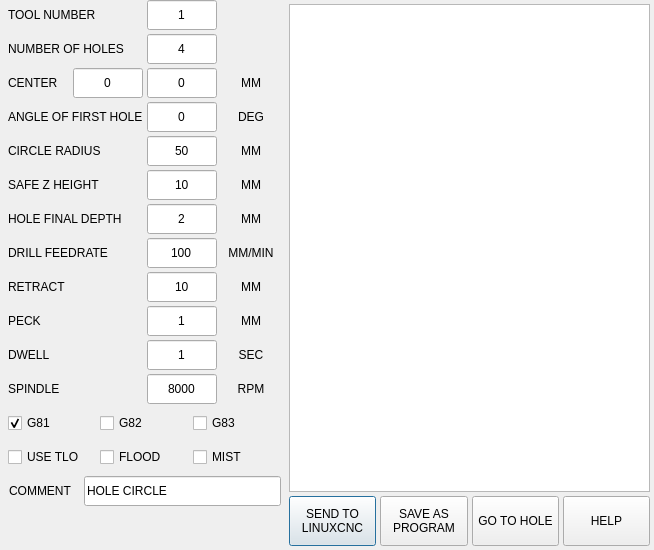
<?xml version="1.0" encoding="UTF-8"?>
<ui version="4.0">
 <class>Dialog</class>
 <widget class="QDialog" name="Dialog">
  <property name="geometry">
   <rect>
    <x>0</x>
    <y>0</y>
    <width>654</width>
    <height>550</height>
   </rect>
  </property>
  <property name="windowTitle">
   <string>HOLE CIRCLE</string>
  </property>
  <layout class="QHBoxLayout" name="horizontalLayout_2">
   <property name="spacing">
    <number>4</number>
   </property>
   <property name="leftMargin">
    <number>0</number>
   </property>
   <property name="topMargin">
    <number>0</number>
   </property>
   <property name="rightMargin">
    <number>0</number>
   </property>
   <property name="bottomMargin">
    <number>0</number>
   </property>
   <item>
    <layout class="QVBoxLayout" name="verticalLayout_3">
     <property name="spacing">
      <number>4</number>
     </property>
     <property name="rightMargin">
      <number>0</number>
     </property>
     <property name="bottomMargin">
      <number>9</number>
     </property>
     <item>
      <layout class="QHBoxLayout" name="horizontalLayout_6">
       <property name="spacing">
        <number>4</number>
       </property>
       <property name="topMargin">
        <number>0</number>
       </property>
       <item>
        <widget class="QLabel" name="lbl_tool">
         <property name="minimumSize">
          <size>
           <width>0</width>
           <height>0</height>
          </size>
         </property>
         <property name="maximumSize">
          <size>
           <width>16777215</width>
           <height>16777215</height>
          </size>
         </property>
         <property name="text">
          <string>TOOL NUMBER</string>
         </property>
         <property name="indent">
          <number>8</number>
         </property>
        </widget>
       </item>
       <item>
        <widget class="QLineEdit" name="lineEdit_tool">
         <property name="sizePolicy">
          <sizepolicy hsizetype="Preferred" vsizetype="Preferred">
           <horstretch>0</horstretch>
           <verstretch>0</verstretch>
          </sizepolicy>
         </property>
         <property name="minimumSize">
          <size>
           <width>70</width>
           <height>30</height>
          </size>
         </property>
         <property name="maximumSize">
          <size>
           <width>70</width>
           <height>30</height>
          </size>
         </property>
         <property name="focusPolicy">
          <enum>Qt::ClickFocus</enum>
         </property>
         <property name="text">
          <string>1</string>
         </property>
         <property name="maxLength">
          <number>8</number>
         </property>
         <property name="alignment">
          <set>Qt::AlignCenter</set>
         </property>
        </widget>
       </item>
       <item>
        <widget class="QLabel" name="label_2">
         <property name="minimumSize">
          <size>
           <width>60</width>
           <height>24</height>
          </size>
         </property>
         <property name="maximumSize">
          <size>
           <width>60</width>
           <height>16777215</height>
          </size>
         </property>
         <property name="text">
          <string/>
         </property>
        </widget>
       </item>
      </layout>
     </item>
     <item>
      <layout class="QHBoxLayout" name="horizontalLayout_3">
       <property name="spacing">
        <number>4</number>
       </property>
       <property name="topMargin">
        <number>0</number>
       </property>
       <item>
        <widget class="QLabel" name="lbl_num_holes">
         <property name="minimumSize">
          <size>
           <width>0</width>
           <height>0</height>
          </size>
         </property>
         <property name="maximumSize">
          <size>
           <width>16777215</width>
           <height>16777215</height>
          </size>
         </property>
         <property name="text">
          <string>NUMBER OF HOLES</string>
         </property>
         <property name="indent">
          <number>8</number>
         </property>
        </widget>
       </item>
       <item>
        <widget class="QLineEdit" name="lineEdit_num_holes">
         <property name="sizePolicy">
          <sizepolicy hsizetype="Preferred" vsizetype="Preferred">
           <horstretch>0</horstretch>
           <verstretch>0</verstretch>
          </sizepolicy>
         </property>
         <property name="minimumSize">
          <size>
           <width>70</width>
           <height>30</height>
          </size>
         </property>
         <property name="maximumSize">
          <size>
           <width>70</width>
           <height>30</height>
          </size>
         </property>
         <property name="focusPolicy">
          <enum>Qt::ClickFocus</enum>
         </property>
         <property name="text">
          <string>4</string>
         </property>
         <property name="maxLength">
          <number>5</number>
         </property>
         <property name="alignment">
          <set>Qt::AlignCenter</set>
         </property>
        </widget>
       </item>
       <item>
        <widget class="QLabel" name="lbl_num_holes_2">
         <property name="sizePolicy">
          <sizepolicy hsizetype="Preferred" vsizetype="Preferred">
           <horstretch>0</horstretch>
           <verstretch>0</verstretch>
          </sizepolicy>
         </property>
         <property name="minimumSize">
          <size>
           <width>60</width>
           <height>24</height>
          </size>
         </property>
         <property name="maximumSize">
          <size>
           <width>60</width>
           <height>24</height>
          </size>
         </property>
         <property name="text">
          <string/>
         </property>
         <property name="scaledContents">
          <bool>true</bool>
         </property>
         <property name="alignment">
          <set>Qt::AlignCenter</set>
         </property>
        </widget>
       </item>
      </layout>
     </item>
     <item>
      <layout class="QHBoxLayout" name="horizontalLayout">
       <property name="spacing">
        <number>4</number>
       </property>
       <property name="topMargin">
        <number>0</number>
       </property>
       <item>
        <widget class="QLabel" name="label">
         <property name="minimumSize">
          <size>
           <width>0</width>
           <height>0</height>
          </size>
         </property>
         <property name="maximumSize">
          <size>
           <width>160</width>
           <height>16777215</height>
          </size>
         </property>
         <property name="text">
          <string>CENTER</string>
         </property>
         <property name="indent">
          <number>8</number>
         </property>
        </widget>
       </item>
       <item>
        <widget class="QLineEdit" name="lineEdit_center_x">
         <property name="sizePolicy">
          <sizepolicy hsizetype="Preferred" vsizetype="Preferred">
           <horstretch>0</horstretch>
           <verstretch>0</verstretch>
          </sizepolicy>
         </property>
         <property name="minimumSize">
          <size>
           <width>70</width>
           <height>30</height>
          </size>
         </property>
         <property name="maximumSize">
          <size>
           <width>70</width>
           <height>30</height>
          </size>
         </property>
         <property name="focusPolicy">
          <enum>Qt::ClickFocus</enum>
         </property>
         <property name="text">
          <string>0</string>
         </property>
         <property name="alignment">
          <set>Qt::AlignCenter</set>
         </property>
        </widget>
       </item>
       <item>
        <widget class="QLineEdit" name="lineEdit_center_y">
         <property name="sizePolicy">
          <sizepolicy hsizetype="Preferred" vsizetype="Preferred">
           <horstretch>0</horstretch>
           <verstretch>0</verstretch>
          </sizepolicy>
         </property>
         <property name="minimumSize">
          <size>
           <width>70</width>
           <height>30</height>
          </size>
         </property>
         <property name="maximumSize">
          <size>
           <width>70</width>
           <height>30</height>
          </size>
         </property>
         <property name="focusPolicy">
          <enum>Qt::ClickFocus</enum>
         </property>
         <property name="text">
          <string>0</string>
         </property>
         <property name="alignment">
          <set>Qt::AlignCenter</set>
         </property>
        </widget>
       </item>
       <item>
        <widget class="QLabel" name="lbl_center_unit">
         <property name="minimumSize">
          <size>
           <width>60</width>
           <height>24</height>
          </size>
         </property>
         <property name="maximumSize">
          <size>
           <width>60</width>
           <height>24</height>
          </size>
         </property>
         <property name="text">
          <string>MM</string>
         </property>
         <property name="alignment">
          <set>Qt::AlignCenter</set>
         </property>
        </widget>
       </item>
      </layout>
     </item>
     <item>
      <layout class="QHBoxLayout" name="horizontalLayout_16">
       <property name="spacing">
        <number>4</number>
       </property>
       <property name="topMargin">
        <number>0</number>
       </property>
       <item>
        <widget class="QLabel" name="lbl_first">
         <property name="minimumSize">
          <size>
           <width>0</width>
           <height>0</height>
          </size>
         </property>
         <property name="maximumSize">
          <size>
           <width>16777215</width>
           <height>16777215</height>
          </size>
         </property>
         <property name="toolTip">
          <string>Tool to use for facing</string>
         </property>
         <property name="text">
          <string>ANGLE OF FIRST HOLE</string>
         </property>
         <property name="indent">
          <number>8</number>
         </property>
        </widget>
       </item>
       <item>
        <widget class="QLineEdit" name="lineEdit_first">
         <property name="sizePolicy">
          <sizepolicy hsizetype="Preferred" vsizetype="Preferred">
           <horstretch>0</horstretch>
           <verstretch>0</verstretch>
          </sizepolicy>
         </property>
         <property name="minimumSize">
          <size>
           <width>70</width>
           <height>30</height>
          </size>
         </property>
         <property name="maximumSize">
          <size>
           <width>70</width>
           <height>30</height>
          </size>
         </property>
         <property name="focusPolicy">
          <enum>Qt::ClickFocus</enum>
         </property>
         <property name="toolTip">
          <string/>
         </property>
         <property name="text">
          <string>0</string>
         </property>
         <property name="maxLength">
          <number>6</number>
         </property>
         <property name="alignment">
          <set>Qt::AlignCenter</set>
         </property>
        </widget>
       </item>
       <item>
        <widget class="QLabel" name="lbl_first_unit">
         <property name="sizePolicy">
          <sizepolicy hsizetype="Preferred" vsizetype="Preferred">
           <horstretch>0</horstretch>
           <verstretch>0</verstretch>
          </sizepolicy>
         </property>
         <property name="minimumSize">
          <size>
           <width>60</width>
           <height>24</height>
          </size>
         </property>
         <property name="maximumSize">
          <size>
           <width>60</width>
           <height>24</height>
          </size>
         </property>
         <property name="text">
          <string>DEG</string>
         </property>
         <property name="scaledContents">
          <bool>true</bool>
         </property>
         <property name="alignment">
          <set>Qt::AlignCenter</set>
         </property>
        </widget>
       </item>
      </layout>
     </item>
     <item>
      <layout class="QHBoxLayout" name="horizontalLayout_7">
       <property name="spacing">
        <number>4</number>
       </property>
       <property name="topMargin">
        <number>0</number>
       </property>
       <item>
        <widget class="QLabel" name="lbl_radius">
         <property name="minimumSize">
          <size>
           <width>0</width>
           <height>0</height>
          </size>
         </property>
         <property name="maximumSize">
          <size>
           <width>16777215</width>
           <height>16777215</height>
          </size>
         </property>
         <property name="text">
          <string>CIRCLE RADIUS</string>
         </property>
         <property name="indent">
          <number>8</number>
         </property>
        </widget>
       </item>
       <item>
        <widget class="QLineEdit" name="lineEdit_radius">
         <property name="sizePolicy">
          <sizepolicy hsizetype="Preferred" vsizetype="Preferred">
           <horstretch>0</horstretch>
           <verstretch>0</verstretch>
          </sizepolicy>
         </property>
         <property name="minimumSize">
          <size>
           <width>70</width>
           <height>30</height>
          </size>
         </property>
         <property name="maximumSize">
          <size>
           <width>70</width>
           <height>30</height>
          </size>
         </property>
         <property name="focusPolicy">
          <enum>Qt::ClickFocus</enum>
         </property>
         <property name="text">
          <string>50</string>
         </property>
         <property name="maxLength">
          <number>6</number>
         </property>
         <property name="alignment">
          <set>Qt::AlignCenter</set>
         </property>
        </widget>
       </item>
       <item>
        <widget class="QLabel" name="lbl_radius_unit">
         <property name="sizePolicy">
          <sizepolicy hsizetype="Preferred" vsizetype="Preferred">
           <horstretch>0</horstretch>
           <verstretch>0</verstretch>
          </sizepolicy>
         </property>
         <property name="minimumSize">
          <size>
           <width>60</width>
           <height>24</height>
          </size>
         </property>
         <property name="maximumSize">
          <size>
           <width>60</width>
           <height>24</height>
          </size>
         </property>
         <property name="text">
          <string>MM</string>
         </property>
         <property name="scaledContents">
          <bool>true</bool>
         </property>
         <property name="alignment">
          <set>Qt::AlignCenter</set>
         </property>
        </widget>
       </item>
      </layout>
     </item>
     <item>
      <layout class="QHBoxLayout" name="horizontalLayout_8">
       <property name="spacing">
        <number>4</number>
       </property>
       <property name="topMargin">
        <number>0</number>
       </property>
       <item>
        <widget class="QLabel" name="lbl_safe_z">
         <property name="minimumSize">
          <size>
           <width>0</width>
           <height>0</height>
          </size>
         </property>
         <property name="maximumSize">
          <size>
           <width>16777215</width>
           <height>16777215</height>
          </size>
         </property>
         <property name="text">
          <string>SAFE Z HEIGHT</string>
         </property>
         <property name="indent">
          <number>8</number>
         </property>
        </widget>
       </item>
       <item>
        <widget class="QLineEdit" name="lineEdit_safe_z">
         <property name="sizePolicy">
          <sizepolicy hsizetype="Preferred" vsizetype="Preferred">
           <horstretch>0</horstretch>
           <verstretch>0</verstretch>
          </sizepolicy>
         </property>
         <property name="minimumSize">
          <size>
           <width>70</width>
           <height>30</height>
          </size>
         </property>
         <property name="maximumSize">
          <size>
           <width>70</width>
           <height>30</height>
          </size>
         </property>
         <property name="focusPolicy">
          <enum>Qt::ClickFocus</enum>
         </property>
         <property name="text">
          <string>10</string>
         </property>
         <property name="maxLength">
          <number>4</number>
         </property>
         <property name="alignment">
          <set>Qt::AlignCenter</set>
         </property>
        </widget>
       </item>
       <item>
        <widget class="QLabel" name="lbl_safe_z_unit">
         <property name="sizePolicy">
          <sizepolicy hsizetype="Preferred" vsizetype="Preferred">
           <horstretch>0</horstretch>
           <verstretch>0</verstretch>
          </sizepolicy>
         </property>
         <property name="minimumSize">
          <size>
           <width>60</width>
           <height>24</height>
          </size>
         </property>
         <property name="maximumSize">
          <size>
           <width>60</width>
           <height>24</height>
          </size>
         </property>
         <property name="text">
          <string>MM</string>
         </property>
         <property name="scaledContents">
          <bool>true</bool>
         </property>
         <property name="alignment">
          <set>Qt::AlignCenter</set>
         </property>
        </widget>
       </item>
      </layout>
     </item>
     <item>
      <layout class="QHBoxLayout" name="horizontalLayout_11">
       <property name="spacing">
        <number>4</number>
       </property>
       <property name="topMargin">
        <number>0</number>
       </property>
       <item>
        <widget class="QLabel" name="lbl_depth">
         <property name="minimumSize">
          <size>
           <width>0</width>
           <height>0</height>
          </size>
         </property>
         <property name="maximumSize">
          <size>
           <width>16777215</width>
           <height>16777215</height>
          </size>
         </property>
         <property name="text">
          <string>HOLE FINAL DEPTH</string>
         </property>
         <property name="indent">
          <number>8</number>
         </property>
        </widget>
       </item>
       <item>
        <widget class="QLineEdit" name="lineEdit_depth">
         <property name="sizePolicy">
          <sizepolicy hsizetype="Preferred" vsizetype="Preferred">
           <horstretch>0</horstretch>
           <verstretch>0</verstretch>
          </sizepolicy>
         </property>
         <property name="minimumSize">
          <size>
           <width>70</width>
           <height>30</height>
          </size>
         </property>
         <property name="maximumSize">
          <size>
           <width>70</width>
           <height>30</height>
          </size>
         </property>
         <property name="focusPolicy">
          <enum>Qt::ClickFocus</enum>
         </property>
         <property name="text">
          <string>2</string>
         </property>
         <property name="alignment">
          <set>Qt::AlignCenter</set>
         </property>
        </widget>
       </item>
       <item>
        <widget class="QLabel" name="lbl_depth_unit">
         <property name="sizePolicy">
          <sizepolicy hsizetype="Preferred" vsizetype="Preferred">
           <horstretch>0</horstretch>
           <verstretch>0</verstretch>
          </sizepolicy>
         </property>
         <property name="minimumSize">
          <size>
           <width>60</width>
           <height>24</height>
          </size>
         </property>
         <property name="maximumSize">
          <size>
           <width>60</width>
           <height>24</height>
          </size>
         </property>
         <property name="text">
          <string>MM</string>
         </property>
         <property name="scaledContents">
          <bool>true</bool>
         </property>
         <property name="alignment">
          <set>Qt::AlignCenter</set>
         </property>
        </widget>
       </item>
      </layout>
     </item>
     <item>
      <layout class="QHBoxLayout" name="horizontalLayout_4">
       <property name="spacing">
        <number>4</number>
       </property>
       <property name="topMargin">
        <number>0</number>
       </property>
       <item>
        <widget class="QLabel" name="lbl_drill_feed">
         <property name="maximumSize">
          <size>
           <width>16777215</width>
           <height>16777215</height>
          </size>
         </property>
         <property name="text">
          <string>DRILL FEEDRATE</string>
         </property>
         <property name="indent">
          <number>8</number>
         </property>
        </widget>
       </item>
       <item>
        <widget class="QLineEdit" name="lineEdit_drill_feed">
         <property name="sizePolicy">
          <sizepolicy hsizetype="Preferred" vsizetype="Preferred">
           <horstretch>0</horstretch>
           <verstretch>0</verstretch>
          </sizepolicy>
         </property>
         <property name="minimumSize">
          <size>
           <width>70</width>
           <height>30</height>
          </size>
         </property>
         <property name="maximumSize">
          <size>
           <width>70</width>
           <height>30</height>
          </size>
         </property>
         <property name="focusPolicy">
          <enum>Qt::ClickFocus</enum>
         </property>
         <property name="text">
          <string>100</string>
         </property>
         <property name="maxLength">
          <number>10</number>
         </property>
         <property name="alignment">
          <set>Qt::AlignCenter</set>
         </property>
        </widget>
       </item>
       <item>
        <widget class="QLabel" name="lbl_drill_feed_unit">
         <property name="sizePolicy">
          <sizepolicy hsizetype="Preferred" vsizetype="Preferred">
           <horstretch>0</horstretch>
           <verstretch>0</verstretch>
          </sizepolicy>
         </property>
         <property name="minimumSize">
          <size>
           <width>60</width>
           <height>24</height>
          </size>
         </property>
         <property name="maximumSize">
          <size>
           <width>60</width>
           <height>24</height>
          </size>
         </property>
         <property name="text">
          <string>MM/MIN</string>
         </property>
         <property name="scaledContents">
          <bool>true</bool>
         </property>
         <property name="alignment">
          <set>Qt::AlignCenter</set>
         </property>
        </widget>
       </item>
      </layout>
     </item>
     <item>
      <layout class="QHBoxLayout" name="horizontalLayout_15">
       <property name="spacing">
        <number>4</number>
       </property>
       <property name="topMargin">
        <number>0</number>
       </property>
       <item>
        <widget class="QLabel" name="label_3">
         <property name="text">
          <string>RETRACT</string>
         </property>
         <property name="indent">
          <number>8</number>
         </property>
        </widget>
       </item>
       <item>
        <widget class="QLineEdit" name="lineEdit_retract">
         <property name="sizePolicy">
          <sizepolicy hsizetype="Preferred" vsizetype="Preferred">
           <horstretch>0</horstretch>
           <verstretch>0</verstretch>
          </sizepolicy>
         </property>
         <property name="minimumSize">
          <size>
           <width>70</width>
           <height>30</height>
          </size>
         </property>
         <property name="maximumSize">
          <size>
           <width>70</width>
           <height>30</height>
          </size>
         </property>
         <property name="focusPolicy">
          <enum>Qt::ClickFocus</enum>
         </property>
         <property name="text">
          <string>10</string>
         </property>
         <property name="alignment">
          <set>Qt::AlignCenter</set>
         </property>
        </widget>
       </item>
       <item>
        <widget class="QLabel" name="lbl_retract_unit">
         <property name="minimumSize">
          <size>
           <width>60</width>
           <height>0</height>
          </size>
         </property>
         <property name="maximumSize">
          <size>
           <width>60</width>
           <height>16777215</height>
          </size>
         </property>
         <property name="text">
          <string>MM</string>
         </property>
         <property name="alignment">
          <set>Qt::AlignCenter</set>
         </property>
        </widget>
       </item>
      </layout>
     </item>
     <item>
      <layout class="QHBoxLayout" name="horizontalLayout_18">
       <property name="spacing">
        <number>4</number>
       </property>
       <property name="topMargin">
        <number>0</number>
       </property>
       <item>
        <widget class="QLabel" name="label_6">
         <property name="text">
          <string>PECK</string>
         </property>
         <property name="indent">
          <number>8</number>
         </property>
        </widget>
       </item>
       <item>
        <widget class="QLineEdit" name="lineEdit_peck">
         <property name="sizePolicy">
          <sizepolicy hsizetype="Preferred" vsizetype="Preferred">
           <horstretch>0</horstretch>
           <verstretch>0</verstretch>
          </sizepolicy>
         </property>
         <property name="minimumSize">
          <size>
           <width>70</width>
           <height>30</height>
          </size>
         </property>
         <property name="maximumSize">
          <size>
           <width>70</width>
           <height>30</height>
          </size>
         </property>
         <property name="text">
          <string>1</string>
         </property>
         <property name="alignment">
          <set>Qt::AlignCenter</set>
         </property>
        </widget>
       </item>
       <item>
        <widget class="QLabel" name="lbl_peck_unit">
         <property name="minimumSize">
          <size>
           <width>60</width>
           <height>30</height>
          </size>
         </property>
         <property name="maximumSize">
          <size>
           <width>60</width>
           <height>30</height>
          </size>
         </property>
         <property name="text">
          <string>MM</string>
         </property>
         <property name="alignment">
          <set>Qt::AlignCenter</set>
         </property>
        </widget>
       </item>
      </layout>
     </item>
     <item>
      <layout class="QHBoxLayout" name="horizontalLayout_17">
       <property name="spacing">
        <number>4</number>
       </property>
       <property name="topMargin">
        <number>0</number>
       </property>
       <item>
        <widget class="QLabel" name="label_4">
         <property name="text">
          <string>DWELL</string>
         </property>
         <property name="indent">
          <number>8</number>
         </property>
        </widget>
       </item>
       <item>
        <widget class="QLineEdit" name="lineEdit_dwell">
         <property name="sizePolicy">
          <sizepolicy hsizetype="Preferred" vsizetype="Preferred">
           <horstretch>0</horstretch>
           <verstretch>0</verstretch>
          </sizepolicy>
         </property>
         <property name="minimumSize">
          <size>
           <width>70</width>
           <height>30</height>
          </size>
         </property>
         <property name="maximumSize">
          <size>
           <width>70</width>
           <height>30</height>
          </size>
         </property>
         <property name="focusPolicy">
          <enum>Qt::ClickFocus</enum>
         </property>
         <property name="text">
          <string>1</string>
         </property>
         <property name="alignment">
          <set>Qt::AlignCenter</set>
         </property>
        </widget>
       </item>
       <item>
        <widget class="QLabel" name="label_5">
         <property name="minimumSize">
          <size>
           <width>60</width>
           <height>0</height>
          </size>
         </property>
         <property name="maximumSize">
          <size>
           <width>60</width>
           <height>16777215</height>
          </size>
         </property>
         <property name="text">
          <string>SEC</string>
         </property>
         <property name="alignment">
          <set>Qt::AlignCenter</set>
         </property>
        </widget>
       </item>
      </layout>
     </item>
     <item>
      <layout class="QHBoxLayout" name="horizontalLayout_10">
       <property name="spacing">
        <number>4</number>
       </property>
       <property name="topMargin">
        <number>0</number>
       </property>
       <item>
        <widget class="QLabel" name="lbl_spindle">
         <property name="maximumSize">
          <size>
           <width>16777215</width>
           <height>16777215</height>
          </size>
         </property>
         <property name="text">
          <string>SPINDLE</string>
         </property>
         <property name="indent">
          <number>8</number>
         </property>
        </widget>
       </item>
       <item>
        <widget class="QLineEdit" name="lineEdit_spindle">
         <property name="sizePolicy">
          <sizepolicy hsizetype="Preferred" vsizetype="Preferred">
           <horstretch>0</horstretch>
           <verstretch>0</verstretch>
          </sizepolicy>
         </property>
         <property name="minimumSize">
          <size>
           <width>70</width>
           <height>30</height>
          </size>
         </property>
         <property name="maximumSize">
          <size>
           <width>70</width>
           <height>30</height>
          </size>
         </property>
         <property name="focusPolicy">
          <enum>Qt::ClickFocus</enum>
         </property>
         <property name="text">
          <string>8000</string>
         </property>
         <property name="maxLength">
          <number>8</number>
         </property>
         <property name="alignment">
          <set>Qt::AlignCenter</set>
         </property>
        </widget>
       </item>
       <item>
        <widget class="QLabel" name="lbl_spindle_2">
         <property name="sizePolicy">
          <sizepolicy hsizetype="Preferred" vsizetype="Preferred">
           <horstretch>0</horstretch>
           <verstretch>0</verstretch>
          </sizepolicy>
         </property>
         <property name="minimumSize">
          <size>
           <width>60</width>
           <height>24</height>
          </size>
         </property>
         <property name="maximumSize">
          <size>
           <width>60</width>
           <height>24</height>
          </size>
         </property>
         <property name="text">
          <string>RPM</string>
         </property>
         <property name="scaledContents">
          <bool>true</bool>
         </property>
         <property name="alignment">
          <set>Qt::AlignCenter</set>
         </property>
        </widget>
       </item>
      </layout>
     </item>
     <item>
      <layout class="QHBoxLayout" name="horizontalLayout_13">
       <property name="spacing">
        <number>4</number>
       </property>
       <property name="leftMargin">
        <number>8</number>
       </property>
       <property name="topMargin">
        <number>0</number>
       </property>
       <item>
        <widget class="QCheckBox" name="chk_g81">
         <property name="sizePolicy">
          <sizepolicy hsizetype="Preferred" vsizetype="Preferred">
           <horstretch>0</horstretch>
           <verstretch>0</verstretch>
          </sizepolicy>
         </property>
         <property name="minimumSize">
          <size>
           <width>0</width>
           <height>30</height>
          </size>
         </property>
         <property name="maximumSize">
          <size>
           <width>16777215</width>
           <height>30</height>
          </size>
         </property>
         <property name="focusPolicy">
          <enum>Qt::ClickFocus</enum>
         </property>
         <property name="toolTip">
          <string>Drill to final depth, retract</string>
         </property>
         <property name="text">
          <string>G81</string>
         </property>
         <property name="checked">
          <bool>true</bool>
         </property>
         <property name="autoExclusive">
          <bool>true</bool>
         </property>
        </widget>
       </item>
       <item>
        <widget class="QCheckBox" name="chk_g82">
         <property name="sizePolicy">
          <sizepolicy hsizetype="Preferred" vsizetype="Preferred">
           <horstretch>0</horstretch>
           <verstretch>0</verstretch>
          </sizepolicy>
         </property>
         <property name="minimumSize">
          <size>
           <width>0</width>
           <height>30</height>
          </size>
         </property>
         <property name="maximumSize">
          <size>
           <width>16777215</width>
           <height>30</height>
          </size>
         </property>
         <property name="focusPolicy">
          <enum>Qt::ClickFocus</enum>
         </property>
         <property name="toolTip">
          <string>Drill to final depth, dwell, retract</string>
         </property>
         <property name="text">
          <string>G82</string>
         </property>
         <property name="autoExclusive">
          <bool>true</bool>
         </property>
        </widget>
       </item>
       <item>
        <widget class="QCheckBox" name="chk_g83">
         <property name="sizePolicy">
          <sizepolicy hsizetype="Preferred" vsizetype="Preferred">
           <horstretch>0</horstretch>
           <verstretch>0</verstretch>
          </sizepolicy>
         </property>
         <property name="minimumSize">
          <size>
           <width>0</width>
           <height>30</height>
          </size>
         </property>
         <property name="maximumSize">
          <size>
           <width>16777215</width>
           <height>30</height>
          </size>
         </property>
         <property name="focusPolicy">
          <enum>Qt::ClickFocus</enum>
         </property>
         <property name="toolTip">
          <string>Drill incrementally, retract by peck depth, repeat until final depth, retract</string>
         </property>
         <property name="text">
          <string>G83</string>
         </property>
         <property name="autoExclusive">
          <bool>true</bool>
         </property>
        </widget>
       </item>
      </layout>
     </item>
     <item>
      <layout class="QHBoxLayout" name="horizontalLayout_5">
       <property name="spacing">
        <number>4</number>
       </property>
       <property name="leftMargin">
        <number>8</number>
       </property>
       <property name="topMargin">
        <number>0</number>
       </property>
       <item>
        <widget class="QCheckBox" name="chk_use_tlo">
         <property name="sizePolicy">
          <sizepolicy hsizetype="Preferred" vsizetype="Preferred">
           <horstretch>0</horstretch>
           <verstretch>0</verstretch>
          </sizepolicy>
         </property>
         <property name="minimumSize">
          <size>
           <width>0</width>
           <height>30</height>
          </size>
         </property>
         <property name="maximumSize">
          <size>
           <width>16777215</width>
           <height>30</height>
          </size>
         </property>
         <property name="focusPolicy">
          <enum>Qt::ClickFocus</enum>
         </property>
         <property name="toolTip">
          <string>Apply tool length offset to Z values</string>
         </property>
         <property name="text">
          <string>USE TLO</string>
         </property>
        </widget>
       </item>
       <item>
        <widget class="QCheckBox" name="chk_flood">
         <property name="sizePolicy">
          <sizepolicy hsizetype="Preferred" vsizetype="Preferred">
           <horstretch>0</horstretch>
           <verstretch>0</verstretch>
          </sizepolicy>
         </property>
         <property name="minimumSize">
          <size>
           <width>0</width>
           <height>30</height>
          </size>
         </property>
         <property name="maximumSize">
          <size>
           <width>16777215</width>
           <height>30</height>
          </size>
         </property>
         <property name="focusPolicy">
          <enum>Qt::ClickFocus</enum>
         </property>
         <property name="text">
          <string>FLOOD</string>
         </property>
        </widget>
       </item>
       <item>
        <widget class="QCheckBox" name="chk_mist">
         <property name="sizePolicy">
          <sizepolicy hsizetype="Preferred" vsizetype="Preferred">
           <horstretch>0</horstretch>
           <verstretch>0</verstretch>
          </sizepolicy>
         </property>
         <property name="minimumSize">
          <size>
           <width>0</width>
           <height>30</height>
          </size>
         </property>
         <property name="maximumSize">
          <size>
           <width>16777215</width>
           <height>30</height>
          </size>
         </property>
         <property name="focusPolicy">
          <enum>Qt::ClickFocus</enum>
         </property>
         <property name="text">
          <string>MIST</string>
         </property>
        </widget>
       </item>
      </layout>
     </item>
     <item>
      <layout class="QHBoxLayout" name="horizontalLayout_9">
       <property name="spacing">
        <number>4</number>
       </property>
       <property name="topMargin">
        <number>0</number>
       </property>
       <item>
        <widget class="QLabel" name="lbl_comment">
         <property name="minimumSize">
          <size>
           <width>80</width>
           <height>0</height>
          </size>
         </property>
         <property name="maximumSize">
          <size>
           <width>80</width>
           <height>16777215</height>
          </size>
         </property>
         <property name="toolTip">
          <string>Comment for gcode file</string>
         </property>
         <property name="text">
          <string>COMMENT</string>
         </property>
         <property name="alignment">
          <set>Qt::AlignCenter</set>
         </property>
         <property name="indent">
          <number>8</number>
         </property>
        </widget>
       </item>
       <item>
        <widget class="QLineEdit" name="lineEdit_comment">
         <property name="sizePolicy">
          <sizepolicy hsizetype="Preferred" vsizetype="Preferred">
           <horstretch>0</horstretch>
           <verstretch>0</verstretch>
          </sizepolicy>
         </property>
         <property name="minimumSize">
          <size>
           <width>0</width>
           <height>30</height>
          </size>
         </property>
         <property name="maximumSize">
          <size>
           <width>16777215</width>
           <height>30</height>
          </size>
         </property>
         <property name="focusPolicy">
          <enum>Qt::ClickFocus</enum>
         </property>
         <property name="toolTip">
          <string/>
         </property>
         <property name="text">
          <string>HOLE CIRCLE</string>
         </property>
         <property name="maxLength">
          <number>40</number>
         </property>
        </widget>
       </item>
      </layout>
     </item>
     <item>
      <spacer name="verticalSpacer">
       <property name="orientation">
        <enum>Qt::Vertical</enum>
       </property>
       <property name="sizeHint" stdset="0">
        <size>
         <width>20</width>
         <height>40</height>
        </size>
       </property>
      </spacer>
     </item>
    </layout>
   </item>
   <item>
    <layout class="QVBoxLayout" name="verticalLayout_2" stretch="0,0">
     <property name="spacing">
      <number>4</number>
     </property>
     <property name="leftMargin">
      <number>4</number>
     </property>
     <property name="topMargin">
      <number>4</number>
     </property>
     <property name="rightMargin">
      <number>4</number>
     </property>
     <property name="bottomMargin">
      <number>4</number>
     </property>
     <item>
      <widget class="QTableView" name="table_hole_circle">
       <property name="sizePolicy">
        <sizepolicy hsizetype="Expanding" vsizetype="Expanding">
         <horstretch>0</horstretch>
         <verstretch>0</verstretch>
        </sizepolicy>
       </property>
       <property name="minimumSize">
        <size>
         <width>200</width>
         <height>0</height>
        </size>
       </property>
       <property name="maximumSize">
        <size>
         <width>16777215</width>
         <height>16777215</height>
        </size>
       </property>
       <property name="focusPolicy">
        <enum>Qt::ClickFocus</enum>
       </property>
       <property name="editTriggers">
        <set>QAbstractItemView::NoEditTriggers</set>
       </property>
       <attribute name="verticalHeaderVisible">
        <bool>false</bool>
       </attribute>
      </widget>
     </item>
     <item>
      <layout class="QHBoxLayout" name="horizontalLayout_12">
       <property name="spacing">
        <number>4</number>
       </property>
       <property name="topMargin">
        <number>0</number>
       </property>
       <item>
        <widget class="QPushButton" name="btn_send">
         <property name="sizePolicy">
          <sizepolicy hsizetype="Preferred" vsizetype="Preferred">
           <horstretch>0</horstretch>
           <verstretch>0</verstretch>
          </sizepolicy>
         </property>
         <property name="minimumSize">
          <size>
           <width>0</width>
           <height>50</height>
          </size>
         </property>
         <property name="maximumSize">
          <size>
           <width>16777215</width>
           <height>50</height>
          </size>
         </property>
         <property name="toolTip">
          <string>Create temporary macro and load in linuxcnc</string>
         </property>
         <property name="text">
          <string>SEND TO
LINUXCNC</string>
         </property>
        </widget>
       </item>
       <item>
        <widget class="QPushButton" name="btn_save">
         <property name="sizePolicy">
          <sizepolicy hsizetype="Preferred" vsizetype="Preferred">
           <horstretch>0</horstretch>
           <verstretch>0</verstretch>
          </sizepolicy>
         </property>
         <property name="minimumSize">
          <size>
           <width>0</width>
           <height>50</height>
          </size>
         </property>
         <property name="maximumSize">
          <size>
           <width>16777215</width>
           <height>50</height>
          </size>
         </property>
         <property name="toolTip">
          <string>Create program and save to file</string>
         </property>
         <property name="text">
          <string>SAVE AS
PROGRAM</string>
         </property>
        </widget>
       </item>
       <item>
        <widget class="QPushButton" name="btn_goto_hole">
         <property name="sizePolicy">
          <sizepolicy hsizetype="Preferred" vsizetype="Preferred">
           <horstretch>0</horstretch>
           <verstretch>0</verstretch>
          </sizepolicy>
         </property>
         <property name="minimumSize">
          <size>
           <width>0</width>
           <height>50</height>
          </size>
         </property>
         <property name="maximumSize">
          <size>
           <width>16777215</width>
           <height>50</height>
          </size>
         </property>
         <property name="text">
          <string>GO TO HOLE</string>
         </property>
        </widget>
       </item>
       <item>
        <widget class="QPushButton" name="btn_help">
         <property name="sizePolicy">
          <sizepolicy hsizetype="Preferred" vsizetype="Preferred">
           <horstretch>0</horstretch>
           <verstretch>0</verstretch>
          </sizepolicy>
         </property>
         <property name="minimumSize">
          <size>
           <width>0</width>
           <height>50</height>
          </size>
         </property>
         <property name="maximumSize">
          <size>
           <width>16777215</width>
           <height>50</height>
          </size>
         </property>
         <property name="toolTip">
          <string>Opens a help dialog box</string>
         </property>
         <property name="text">
          <string>HELP</string>
         </property>
         <property name="checkable">
          <bool>false</bool>
         </property>
        </widget>
       </item>
      </layout>
     </item>
    </layout>
   </item>
  </layout>
 </widget>
 <resources/>
 <connections/>
</ui>
